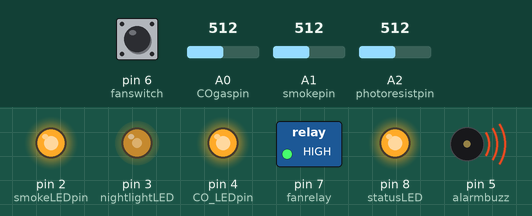
A sketch run on a simulated Arduino Uno, built with avr-gcc and run on an emulated ATmega328P. Parts: switched loads named in the sketch (green lamp = pin HIGH), output pins drawn as LEDs (lit = HIGH), buzzer (waves = sounding). The test bench sets the inputs (shaded band); at power-on: A2 (photoresistpin) = 512, pin 6 (fanswitch) LOW, A0 (COgaspin) = 512, A1 (smokepin) = 512.

Above: at 1.2 s.
1.3 s: A2 (photoresistpin) set to 716
At 2.1 s:
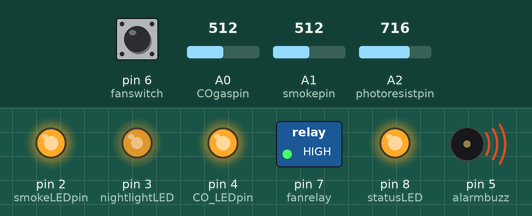
2.8 s: A2 (photoresistpin) set to 900
At 3.2 s:
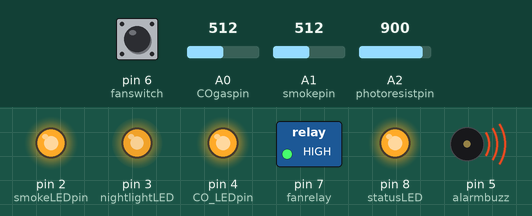
4.3 s: A2 (photoresistpin) set to 122
At 5.5 s:
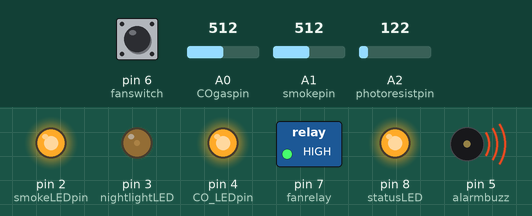
5.8 s: A2 (photoresistpin) set to 0
At 6.7 s:
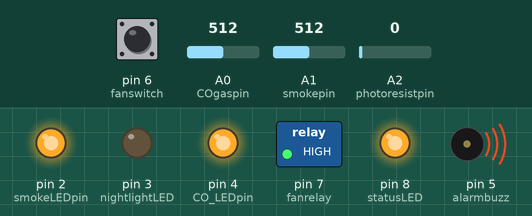
7.3 s: A2 (photoresistpin) set to 511
At 7.8 s:
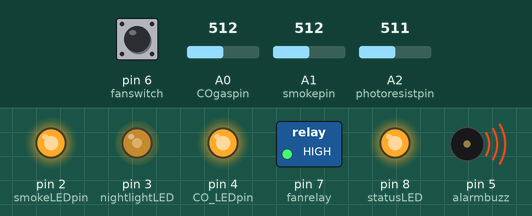
Timing chart, 0 to 9.8 s (numbered marks = the images above; inputs shaded):
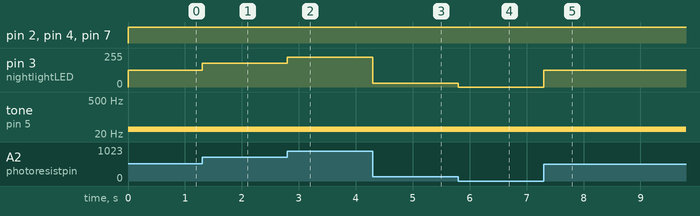

The sketch:

RV_trailer.ino
```cpp
/*
This sketch runs the added electronics for a small RV trailer
This new circuit running off the RV 12VDC battery will add:
  -12VDC circular power socket
  -2xUSB power sockets
  -RV battery voltmeter (checked with a momentary SPST switch)
  -This arduino
    -CO detector
    -smoke/propane detector
    -gas alarm LEDs and buzzer
    -photoresist night light
    -ceiling vent fan (12v, powered by switching relay)

  This entire panel will be subject to a master 3PST switch
    3P = 12V/usb power, arduino power (via DC converter), 12V to relay for fan.

  If either gas sensor reads above a threshold value: a unique LED will light,
    the buzzer will sound, and the ceiling fan will activate.

 Analog inputs:
  photoresistor
  MQ-2 (smoke/propane)
  MQ-7 (CO)


 Digital Outputs:
  LED - nightlight (PWM)
  LED - smoke/propane alarm
  LED - CO alarm
  buzzer - gas alarm (PWM)
  relay - fan activation
  switch - manual fan activation

  */

const int COgaspin = A0;
const int smokepin = A1;
const int photoresistpin = A2;

const int nightlightLED = 3;
const int CO_LEDpin = 4;
const int smokeLEDpin = 2;
const int alarmbuzz = 5;
const int fanswitch = 6;
const int fanrelay = 7;
const int statusLED = 8;

int lightlevel, high = 0, low = 1023;


void setup() {
  pinMode(COgaspin,INPUT);
  pinMode(smokepin,INPUT);
  pinMode(photoresistpin,INPUT);
  pinMode(smokeLEDpin,OUTPUT);
  pinMode(nightlightLED,OUTPUT);
  pinMode(CO_LEDpin,OUTPUT);
  pinMode(alarmbuzz,OUTPUT);
  pinMode(fanswitch,INPUT);
  pinMode(fanrelay,OUTPUT);
  pinMode(statusLED,OUTPUT);

// Shows user the system is running
  digitalWrite(statusLED,HIGH);
}

void loop() {

// CO sensor, if it reads a high value, it lights the CO LED, sounds the buzzer, and turns on the ceiling fan
if (analogRead(COgaspin) > 400) {
  digitalWrite(CO_LEDpin,HIGH);
  digitalWrite(fanrelay,HIGH);
  tone(alarmbuzz,500,500); // 500 Hz for 500 ms, with 250 ms break
  tone(alarmbuzz,32,250);
  }

// smoke sensor, if it reads a high value, it lights the smoke LED, sounds the buzzer, and turns on the ceiling fan
if (analogRead(smokepin) > 400) {
  digitalWrite(smokeLEDpin,HIGH);
  digitalWrite(fanrelay,HIGH);
  tone(alarmbuzz,1000,250); // 1000 Hz for 250ms, with 250 ms break
  tone(alarmbuzz,32,250);
  }

// manual switch-based fan control
if (digitalRead(fanswitch) == HIGH) {
  digitalWrite(fanrelay,HIGH);
  }

// turns off all LEDs, buzzers, and switches during normal conditions
if ((digitalRead(fanswitch) == LOW) && (analogRead(smokepin) < 400) && (analogRead(COgaspin) < 400)) {
  digitalWrite(fanrelay,LOW);
  noTone(alarmbuzz);
  digitalWrite(smokeLEDpin,LOW);
  digitalWrite(CO_LEDpin,LOW);
  }

//photoresist nightlight, shines brightest in low-light conditions.
lightlevel = analogRead(photoresistpin);
lightlevel = map(lightlevel, 0, 1023, 0, 255);
lightlevel = constrain(lightlevel, 0, 255);
analogWrite(nightlightLED,lightlevel);
}
```

Measured:
- after the input at 1.3 s, pin 3 (nightlightLED): 127/255 → 178/255 at once
- after the input at 2.8 s, pin 3 (nightlightLED): 178/255 → 224/255 at once
- after the input at 4.3 s, pin 3 (nightlightLED): 224/255 → 30/255 at once
- after the input at 5.8 s, pin 3 (nightlightLED): 30/255 → 0/255 at once
- after the input at 7.3 s, pin 3 (nightlightLED): 0/255 → 127/255 at once
